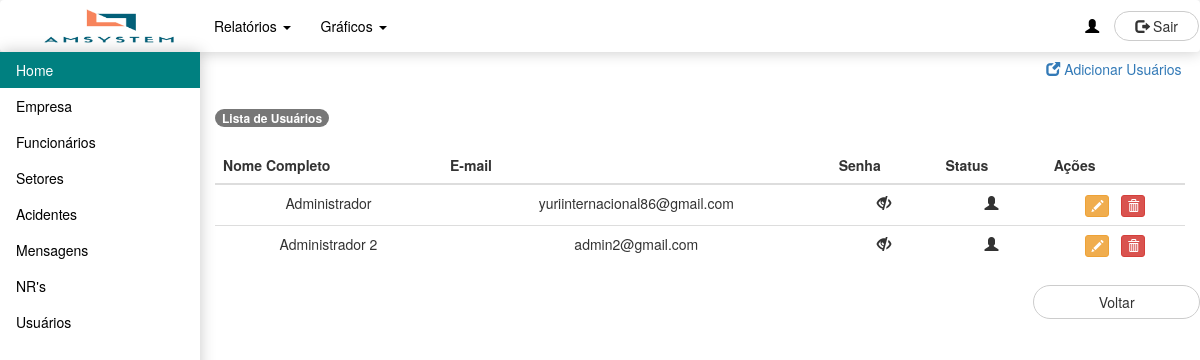
Screenshot of /index.php/usuarios/usuariosAdmin with the database file from the repository.
### tables this page shows
CREATE TABLE usuario (
  id INT NOT NULL AUTO_INCREMENT,
  nome varchar(50) NOT NULL,
  email varchar(50) NOT NULL,
  senha varchar(50) NOT NULL,
  hashTemporaria varchar(92) DEFAULT NULL,
  idEndereco int,
  status int NOT NULL,

  CONSTRAINT FK_usuario_endereco
  FOREIGN KEY (idEndereco)
  REFERENCES endereco(id),

  PRIMARY KEY(id)
);

### application/controllers/Usuarios.php (called while the page is built, shortened)
<?php
class Usuarios extends CI_Controller {
    public function __construct() {
        $this->load->model('model_usuario', 'usuariosM');
        $this->load->model('model_user_has_empresa', 'userEmpresasM');
        $this->load->model('model_endereco', 'enderecosM');
        $this->load->model('model_empresa', 'empresasM');
        $this->load->model('model_estado', 'estadosM');
        $this->load->model('model_cidade', 'cidadesM');
    }
    public function usuariosAdmin() {
        $dados['usuarios'] = $this->usuariosM->select();
        $this->load->view('include/inc_header.php');
        $this->load->view('include/inc_navbarAdmin.php');
        $this->load->view('include/inc_menuAdmin.php');
        $this->load->view('manut_usuarios', $dados);
    }
}

### index.php (called while the page is built, shortened)
<?php
require_once BASEPATH.'core/CodeIgniter.php';

### application/models/model_usuario.php (called while the page is built, shortened)
<?php
class model_usuario extends CI_Model {
    public function select() {
        $this->db->order_by('nome');
        return $this->db->get('usuario')->result();
    }
}

### application/views/manut_usuarios.php (the view, shortened to what this page needs)
<body>
    <div class="col-sm-10" style="margin-left: 200px; margin-top: -20px;">
        <br />
        <div class="row">
            <div class="col-sm-10"></div>
            <div class="col-sm-2">
                <a href="<?= base_url('usuarios/open_new_usuarios') ?>" class="btn btn-info btn-link">
                    <span class="glyphicon glyphicon-new-window"></span> Adicionar Usuários
                </a>
            </div>
        </div>
        <br />
        <div>
            <span class="badge badge-pill badge-secondary">Lista de Usuários</span>
        </div>
        <br />
        <table class="table table-hover" style="text-align: center;">
            <thead>
                <tr>
                    <th>Nome Completo</th>
                    <th>E-mail</th>
                    <th>Senha</th>
                    <th>Status</th>
                    <th>Ações</th>
                </tr>
            </thead>
            <tbody>
                <?php foreach ($usuarios as $usuario) { ?>
                    <tr>
                        <td><?= $usuario->nome ?></td>
                        <td><?= $usuario->email ?></td>
                        <td>
                            <span class="glyphicon glyphicon-eye-close"></span>
                        </td>
                        <td>
                            <?php if ($usuario->status == '1') { ?>
                                <span class="glyphicon glyphicon-cog"></span>
                            <?php } else if ($usuario->status == '2') { ?>
                                <span class="glyphicon glyphicon-user"></span>
                            <?php } else { ?>
                                <span class="glyphicon glyphicon-lock"></span>
                            <?php } ?>
                        </td>
                        <td>
                            <a href="<?= base_url('usuarios/alterar/' . $usuario->id) ?>" class="btn btn-warning btn-xs"><span class="glyphicon glyphicon-pencil" aria-hidden="true"></span></a>
                            <a href="<?= base_url('usuarios/deletar/' . $usuario->id) ?>" class="btn btn-danger btn-xs" onclick="return confirm('Confirma exclusão do usuário \' <?= $usuario->nome ?> \' ?')"><span class="glyphicon glyphicon-trash" aria-hidden="true"></span></a>
                        </td>
                    </tr>
                <?php } ?>
            </tbody>
        </table>
        <br />
        <div class="row">
            <div class="col-sm-10"></div>
            <div class="col-sm-2">
                <button type="button" id="btn_voltar" class="btn btn-block btn-default btn-circle" style="width: 100%;" onclick="document.location.href = '<?= base_url('admin') ?>'"> Voltar</button>
            </div>
        </div>
        <br />
    </div>
</body>
</html>

### application/views/include/inc_navbarAdmin.php (style rules this page uses)
.btn.btn-circle { border-radius: 50px; }

### application/views/include/inc_menuAdmin.php (style rules this page uses)
.col-sm-2 { padding: 0; margin: 0; margin-top: -20px; }

### rows the page displays
usuario: nome "Administrador", email "yuriinternacional86@gmail.com", status 2 (drawn)
usuario: nome "Administrador 2", email "admin2@gmail.com", status 2 (drawn)
